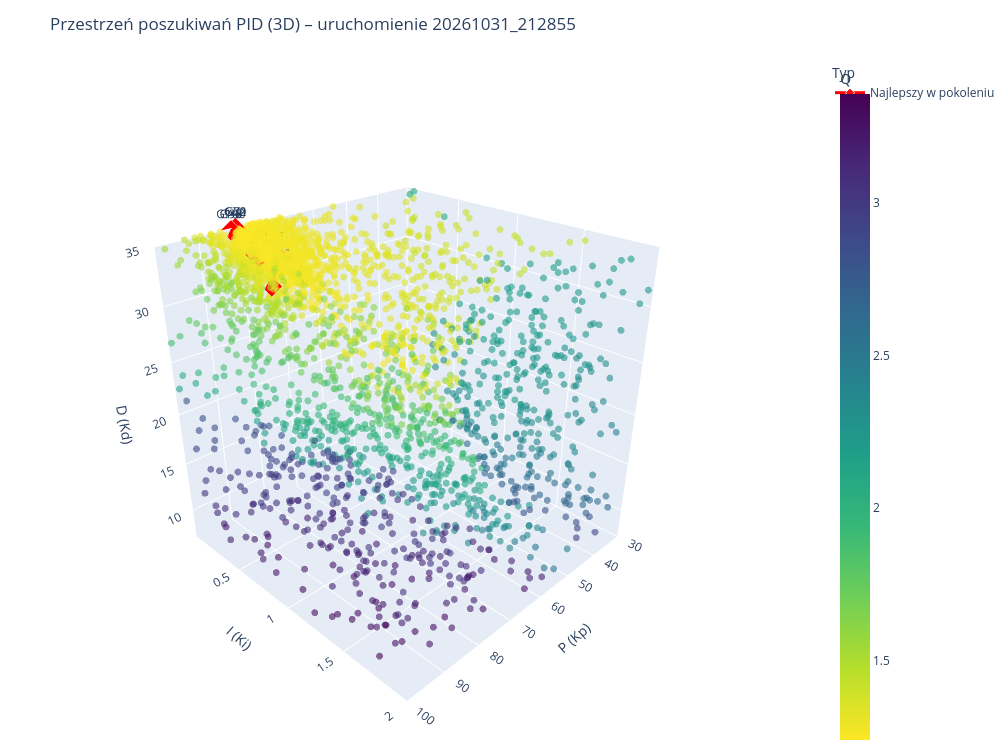

The notebook cell this image was saved under:
### Code cell
# ==== Przestrzeń poszukiwań PID w 3D ====
try:
    import plotly.express as px
except ModuleNotFoundError:
    # instalacja w kernelu tego notebooka
    %pip install -q plotly
    import importlib
    importlib.invalidate_caches()
    import plotly.express as px
import plotly.graph_objects as go

# Dane bieżącego uruchomienia z logu GA (jeśli kernel był restartowany, można ustawić run_id ręcznie)
ga_log = pd.read_csv(GA_LOG_PATH)
run_log = ga_log[ga_log["run_id"].astype(str) == str(run_id)].copy()
run_log["is_elite"] = run_log["is_elite"].astype(bool)

failed = run_log[run_log["flipped"] == 1]
successful = run_log[run_log["flipped"] != 1]

# Najlepszy osobnik w każdym pokoleniu
best_per_gen = successful.loc[successful.groupby("generation")["Q"].idxmin()]

hover = {"generation": True, "P_gain": ":.4f", "I_gain": ":.4f", "D_gain": ":.4f", "Q": ":.4f"}

fig = px.scatter_3d(
    successful,
    x="P_gain", y="I_gain", z="D_gain",
    color="Q",
    color_continuous_scale="Viridis_r",
    hover_name="candidate_id",
    hover_data=hover,
    title=f"Przestrzeń poszukiwań PID (3D) – uruchomienie {run_id}",
    labels={"P_gain": "P (Kp)", "I_gain": "I (Ki)", "D_gain": "D (Kd)", "Q": "Q", "generation": "Pokolenie"},
    opacity=0.6,
)
fig.update_traces(marker=dict(size=4))

if not failed.empty:
    fig.add_trace(go.Scatter3d(
        x=failed["P_gain"], y=failed["I_gain"], z=failed["D_gain"],
        mode="markers", name="Wywrotka (Q = kara)",
        text=failed["candidate_id"],
        marker=dict(size=4, color="black", symbol="x"),
        hovertemplate="%{text}<br>P: %{x:.4f}<br>I: %{y:.4f}<br>D: %{z:.4f}<extra></extra>",
    ))

fig.add_trace(go.Scatter3d(
    x=best_per_gen["P_gain"], y=best_per_gen["I_gain"], z=best_per_gen["D_gain"],
    mode="lines+markers+text", name="Najlepszy w pokoleniu",
    text=[f"G{g}" for g in best_per_gen["generation"]],
    textposition="top center",
    customdata=np.column_stack([best_per_gen["candidate_id"], best_per_gen["Q"]]),
    line=dict(color="red", width=3),
    marker=dict(size=7, color="red", symbol="diamond", line=dict(width=1, color="white")),
    hovertemplate="%{customdata[0]} (%{text})<br>P: %{x:.4f}<br>I: %{y:.4f}<br>D: %{z:.4f}<br>Q: %{customdata[1]:.4f}<extra></extra>",
))

# Zakres osi = granice przeszukiwania z pid_bounds
fig.update_layout(
    width=1000, height=750,
    scene=dict(
        xaxis=dict(title="P (Kp)", range=list(pid_bounds["P_gain"])),
        yaxis=dict(title="I (Ki)", range=list(pid_bounds["I_gain"])),
        zaxis=dict(title="D (Kd)", range=list(pid_bounds["D_gain"])),
        aspectmode="cube",
        camera=dict(eye=dict(x=1.6, y=1.6, z=1.2)),
    ),
    legend=dict(title="Typ"),
    margin=dict(l=0, r=0, b=0, t=60),
)
fig.write_html(GA_WORK_DIR / f"pid_3d_{run_id}.html")
fig.show()

### Figure 1 — Plotly figure (JSON) as saved in the notebook; plotly's stock layout.template omitted (floating-point values rounded to 4 significant figures; data arrays with more than 128 entries replaced by an {"elided": "..."} marker saying what was removed)
{"data": [{"customdata": {"elided": "4040x2 float values"}, "hovertemplate": "<b>%{hovertext}</b><br><br>P (Kp)=%{x:.4f}<br>I (Ki)=%{y:.4f}<br>D (Kd)=%{z:.4f}<br>Pokolenie=%{customdata[0]}<br>Q=%{marker.color:.4f}<extra></extra>", "hovertext": {"elided": "4040 str values"}, "legendgroup": "", "marker": {"color": {"elided": "4040 float values"}, "coloraxis": "coloraxis", "opacity": 0.6, "size": 4, "symbol": "circle"}, "mode": "markers", "name": "", "scene": "scene", "showlegend": false, "type": "scatter3d", "x": {"elided": "4040 float values"}, "y": {"elided": "4040 float values"}, "z": {"elided": "4040 float values"}}, {"customdata": {"elided": "101x2 mixed values"}, "hovertemplate": "%{customdata[0]} (%{text})<br>P: %{x:.4f}<br>I: %{y:.4f}<br>D: %{z:.4f}<br>Q: %{customdata[1]:.4f}<extra></extra>", "line": {"color": "red", "width": 3}, "marker": {"color": "red", "line": {"color": "white", "width": 1}, "size": 7, "symbol": "diamond"}, "mode": "lines+markers+text", "name": "Najlepszy w pokoleniu", "text": ["G0", "G1", "G2", "G3", "G4", "G5", "G6", "G7", "G8", "G9", "G10", "G11", "G12", "G13", "G14", "G15", "G16", "G17", "G18", "G19", "G20", "G21", "G22", "G23", "G24", "G25", "G26", "G27", "G28", "G29", "G30", "G31", "G32", "G33", "G34", "G35", "G36", "G37", "G38", "G39", "G40", "G41", "G42", "G43", "G44", "G45", "G46", "G47", "G48", "G49", "G50", "G51", "G52", "G53", "G54", "G55", "G56", "G57", "G58", "G59", "G60", "G61", "G62", "G63", "G64", "G65", "G66", "G67", "G68", "G69", "G70", "G71", "G72", "G73", "G74", "G75", "G76", "G77", "G78", "G79", "G80", "G81", "G82", "G83", "G84", "G85", "G86", "G87", "G88", "G89", "G90", "G91", "G92", "G93", "G94", "G95", "G96", "G97", "G98", "G99", "G100"], "textposition": "top center", "type": "scatter3d", "x": [73.49, 68.16, 68.16, 71.98, 69.86, 72.18, 72.18, 72.18, 73.14, 73.14, 73.14, 72.88, 72.95, 72.95, 72.95, 72.95, 72.95, 72.95, 72.95, 72.95, 72.95, 72.95, 72.95, 72.95, 72.95, 72.95, 72.95, 72.99, 72.99, 72.99, 73.2, 73.22, 73.22, 73.22, 73.22, 73.22, 73.22, 73.22, 73.22, 73.22, 73.22, 76.17, 75.75, 75.75, 75.75, 76.41, 76.41, 76.41, 76.41, 76.24, 76.24, 75.5, 75.5, 75.5, 75.5, 75.5, 75.5, 75.5, 75.5, 75.5, 75.5, 75.5, 75.5, 76.62, 76.2, 76.2, 76.2, 76.2, 76.2, 81.03, 81.03, 81.03, 81.03, 78.02, 78.02, 78.02, 78.02, 78.02, 78.02, 78.02, 78.02, 78.02, 78.02, 78.02, 78.02, 78.02, 78.02, 78.02, 78.02, 78.02, 78.02, 78.02, 78.02, 77.55, 77.55, 77.55, 82.12, 82.12, 82.12, 82.12, 82.12], "y": [0.03183, 0.01, 0.01, 0.04675, 0.0245, 0.02396, 0.02396, 0.02396, 0.02258, 0.02258, 0.02258, 0.01321, 0.01421, 0.01421, 0.01421, 0.01421, 0.01421, 0.01421, 0.01421, 0.01421, 0.01421, 0.01421, 0.01421, 0.01421, 0.01421, 0.01421, 0.01421, 0.01435, 0.01435, 0.01435, 0.01408, 0.0134, 0.0134, 0.0134, 0.0134, 0.0134, 0.0134, 0.0134, 0.0134, 0.0134, 0.0134, 0.01441, 0.01449, 0.01449, 0.01449, 0.01356, 0.01356, 0.01356, 0.01356, 0.01, 0.01, 0.01059, 0.01059, 0.01059, 0.01059, 0.01059, 0.01059, 0.01059, 0.01059, 0.01059, 0.01059, 0.01059, 0.01059, 0.0107, 0.01063, 0.01063, 0.01063, 0.01063, 0.01062, 0.01071, 0.01071, 0.01071, 0.01071, 0.01071, 0.01071, 0.01071, 0.01071, 0.01071, 0.01071, 0.01071, 0.01071, 0.01071, 0.01071, 0.01071, 0.01071, 0.01071, 0.01071, 0.01071, 0.01071, 0.01071, 0.01071, 0.01071, 0.01071, 0.01, 0.01, 0.01, 0.01, 0.01, 0.01, 0.01, 0.01], "z": [29.14, 30.96, 30.96, 32.13, 30.81, 30.77, 30.77, 30.77, 31.16, 31.16, 31.16, 31.0, 31.14, 31.14, 31.14, 31.14, 31.14, 31.14, 31.14, 31.14, 31.14, 31.14, 31.14, 31.14, 31.14, 31.14, 31.14, 31.19, 31.19, 31.19, 31.27, 31.27, 31.27, 31.27, 31.27, 31.27, 31.27, 31.27, 31.27, 31.27, 31.27, 32.51, 32.02, 32.02, 32.02, 32.33, 32.33, 32.33, 32.33, 32.19, 32.19, 32.12, 32.12, 32.12, 32.12, 32.12, 32.12, 32.12, 32.12, 32.12, 32.12, 32.12, 32.12, 32.61, 32.5, 32.5, 32.5, 32.5, 32.5, 34.97, 34.97, 34.97, 34.97, 32.97, 32.97, 32.97, 32.97, 32.97, 32.97, 32.97, 32.97, 32.97, 32.97, 32.97, 32.97, 32.97, 32.97, 32.97, 32.97, 32.97, 32.97, 32.97, 32.97, 32.75, 32.75, 32.75, 34.86, 34.86, 34.86, 34.86, 34.86]}], "layout": {"coloraxis": {"autocolorscale": false, "colorbar": {"title": {"text": "Q"}}, "colorscale": [[0, "#fde725"], [0.1111, "#b5de2b"], [0.2222, "#6ece58"], [0.3333, "#35b779"], [0.4444, "#1f9e89"], [0.5556, "#26828e"], [0.6667, "#31688e"], [0.7778, "#3e4989"], [0.8889, "#482878"], [1, "#440154"]]}, "height": 750, "legend": {"title": {"text": "Typ"}, "tracegroupgap": 0}, "margin": {"b": 0, "l": 0, "r": 0, "t": 60}, "scene": {"aspectmode": "cube", "camera": {"eye": {"x": 1.6, "y": 1.6, "z": 1.2}}, "domain": {"x": [0, 1], "y": [0, 1]}, "xaxis": {"range": [30, 100], "title": {"text": "P (Kp)"}}, "yaxis": {"range": [0.01, 2], "title": {"text": "I (Ki)"}}, "zaxis": {"range": [7, 35], "title": {"text": "D (Kd)"}}}, "title": {"text": "Przestrzeń poszukiwań PID (3D) – uruchomienie 20261031_212855"}, "width": 1000}}
